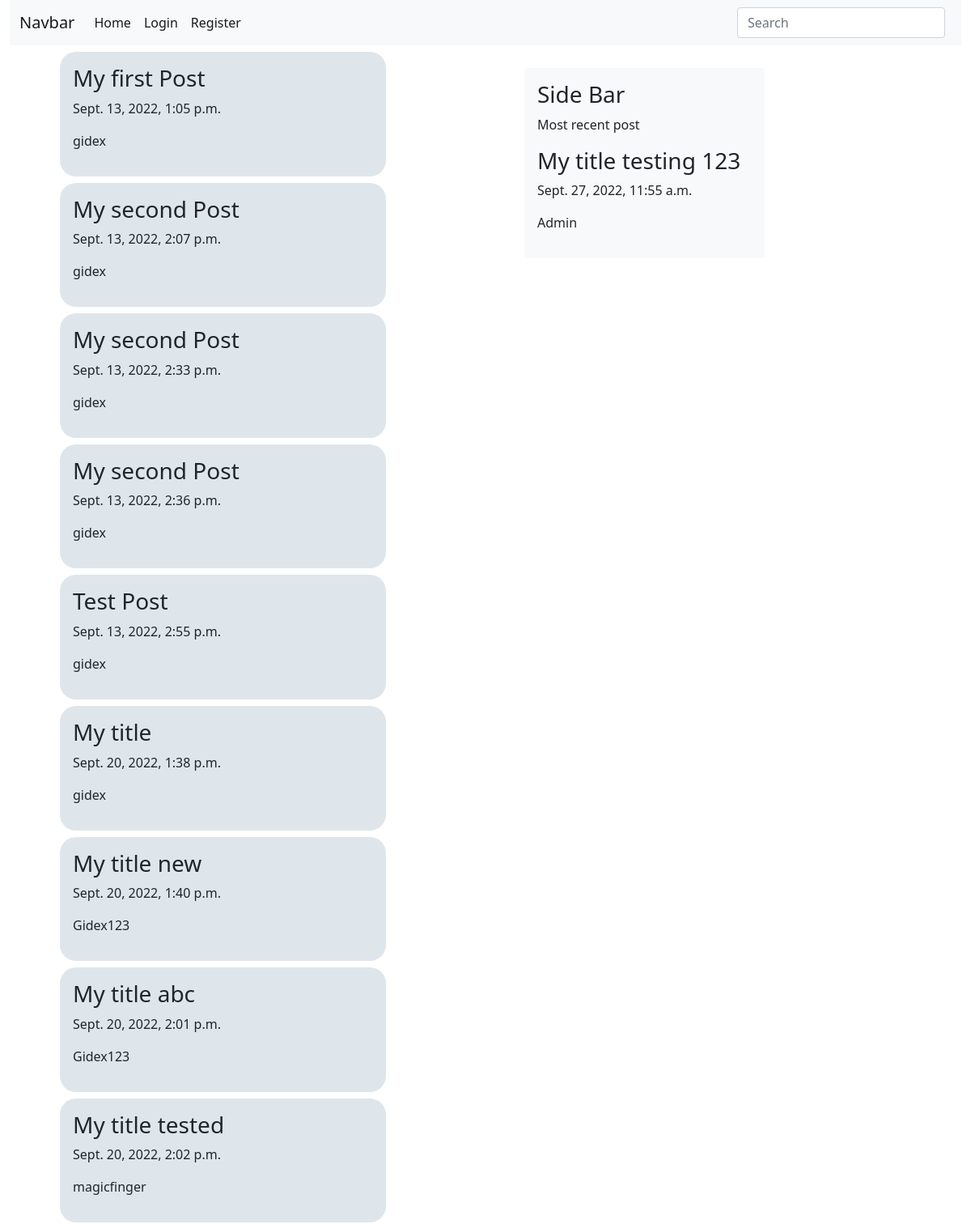
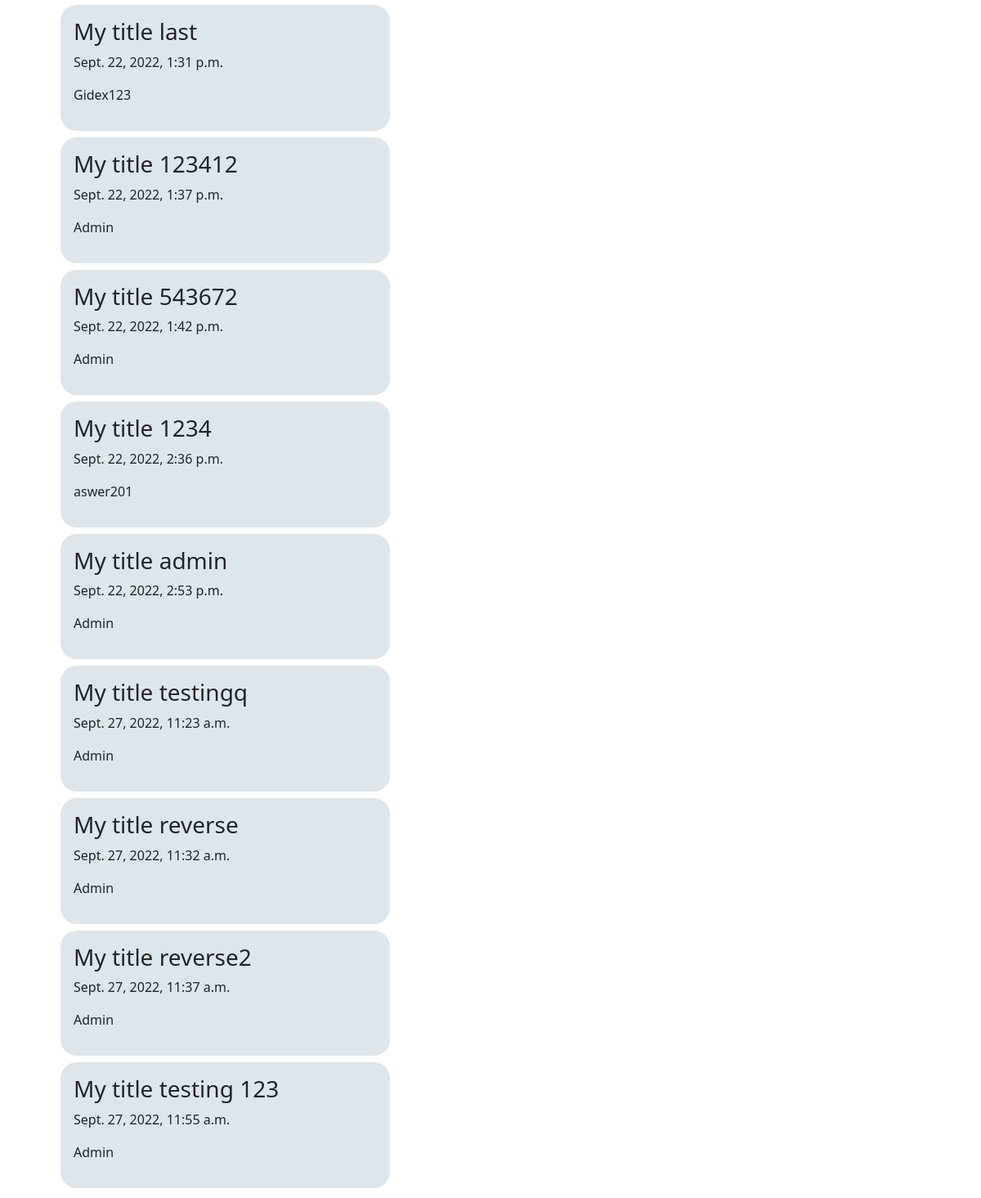
Screenshot of /blocktest/ with the database file from the repository (2 pictures, top to bottom).
### my_app/models.py (models this page shows, shortened)
class Post(models.Model):
    title = models.CharField(max_length=50, default='My title')
    body = models.TextField()
    date_created = models.DateTimeField(default = timezone.now)
    owner = models.ForeignKey(User, on_delete=models.CASCADE)

### my_app/views.py (the view)
# urls.py: path('blocktest/', views.blocktest, name='blocktest'),
def blocktest(request):
    request.user
    all_posts = Post.objects.all()
    last_post = Post.objects.last()
    context = {
        'all_posts': all_posts,
        'lastpost': last_post
    }
    return render(request, 'my_app/blocktest.html', context)

### my_app/templates/my_app/blocktest.html (shortened to what this page needs)
{% extends 'my_app/base.html' %}
{% block main-content %}
<div class="container">
    <div class="row">
        <div class="col-10 ">
            {% for post in all_posts %}
            <div class=" m-1 p-3 mb-2" style="border-radius: 20px; background-color: #dee6ec;">
                <h3> {{post.title}}</h3>
                <p>{{post.date_created}}</p>
                <p>{{post.owner.username}}</p>
            </div>
            {% endfor %}
        </div>
    </div>
</div>
{% endblock main-content %}
{% block side-content %}
    <div class="bg-light col-10 m-4 p-3 mb-2 rounded">
        <h3>Side Bar</h3>
        <p>Most recent post</p>
        <h3> {{lastpost.title}} </h3>
        <p>{{ lastpost.date_created }}</p>
        <p>{{ lastpost.owner.username }}</p>
    </div>
{% endblock side-content %}

### rows the page displays
Post: title "My first Post", date_created "Sept. 13, 2022, 1:05 p.m.", owner.username "gidex"
Post: title "My second Post", date_created "Sept. 13, 2022, 2:07 p.m.", owner.username "gidex"
Post: title "My second Post", date_created "Sept. 13, 2022, 2:33 p.m.", owner.username "gidex"
Post: title "My second Post", date_created "Sept. 13, 2022, 2:36 p.m.", owner.username "gidex"
Post: title "Test Post", date_created "Sept. 13, 2022, 2:55 p.m.", owner.username "gidex"
Post: title "My title", date_created "Sept. 20, 2022, 1:38 p.m.", owner.username "gidex"
Post: title "My title new", date_created "Sept. 20, 2022, 1:40 p.m.", owner.username "Gidex123"
Post: title "My title abc", date_created "Sept. 20, 2022, 2:01 p.m.", owner.username "Gidex123"
Post: title "My title tested", date_created "Sept. 20, 2022, 2:02 p.m.", owner.username "magicfinger"
Post: title "My title last", date_created "Sept. 22, 2022, 1:31 p.m.", owner.username "Gidex123"
Post: title "My title 123412", date_created "Sept. 22, 2022, 1:37 p.m.", owner.username "Admin"
Post: title "My title 543672", date_created "Sept. 22, 2022, 1:42 p.m.", owner.username "Admin"
Post: title "My title 1234", date_created "Sept. 22, 2022, 2:36 p.m.", owner.username "aswer201"
Post: title "My title admin", date_created "Sept. 22, 2022, 2:53 p.m.", owner.username "Admin"
Post: title "My title testingq", date_created "Sept. 27, 2022, 11:23 a.m.", owner.username "Admin"
Post: title "My title reverse", date_created "Sept. 27, 2022, 11:32 a.m.", owner.username "Admin"
Post: title "My title reverse2", date_created "Sept. 27, 2022, 11:37 a.m.", owner.username "Admin"
Post: title "My title testing 123", date_created "Sept. 27, 2022, 11:55 a.m.", owner.username "Admin"
